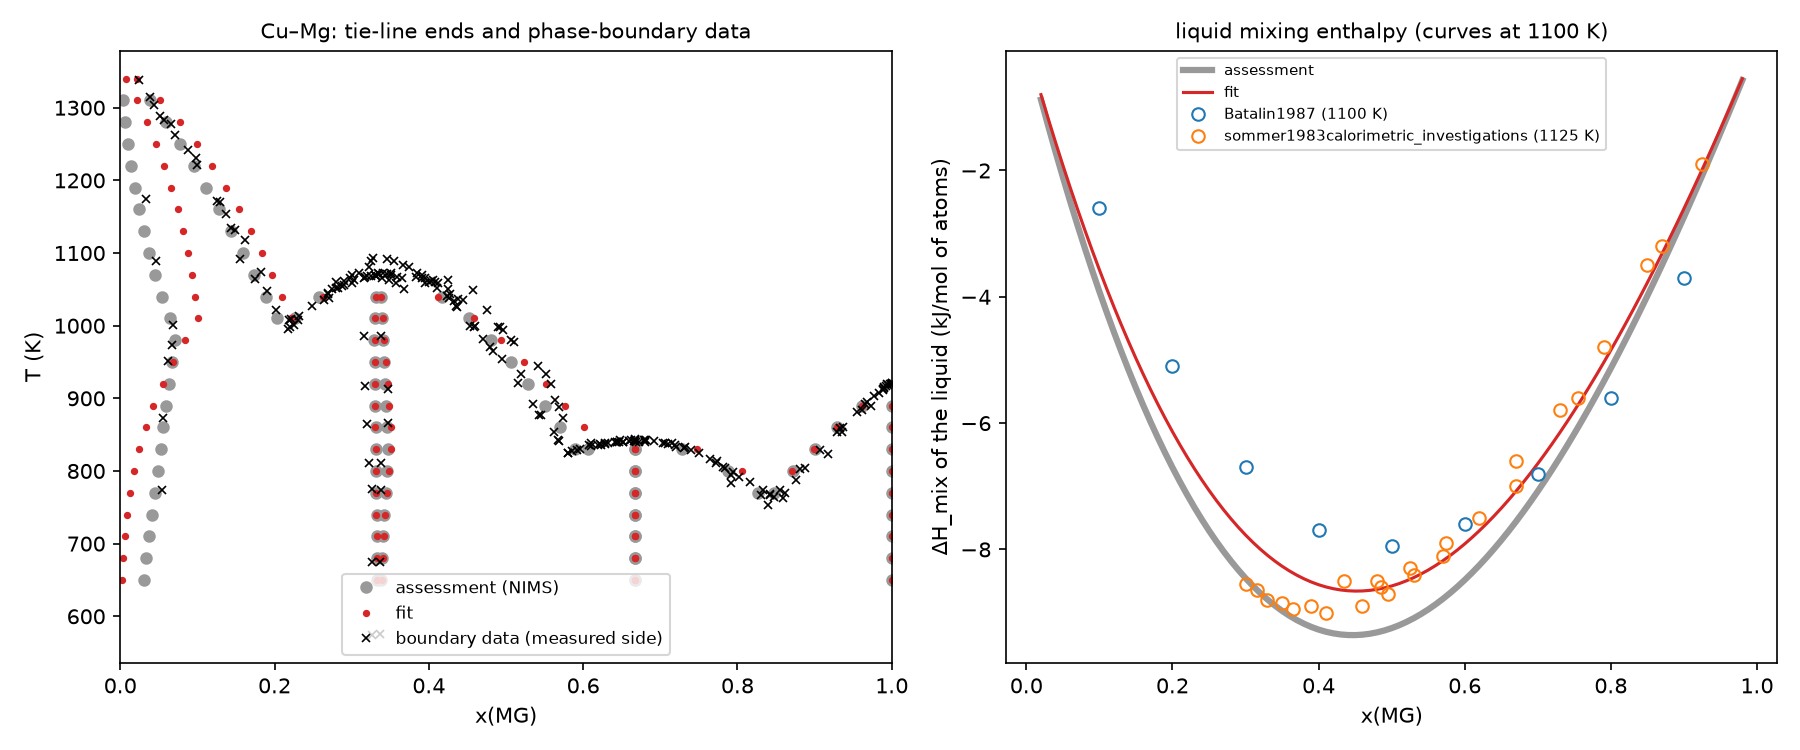

Write the Python code that produced this figure.
"""Fit Cu–Mg parameters to real data, and compare with the published assessment (issue #2).

The data are the Cu–Mg datasets curated for ESPEI (PhasesResearchLab/ESPEI-datasets,
CC-BY 4.0, vendored in examples/data/espei-cu-mg). They are:

- liquid mixing enthalpies (Batalin 1987, Sommer 1983);
- liquid Mg activities (Garg 1973);
- formation enthalpies of Cu2Mg and CuMg2, from calorimetry (King 1964,
  Feufel 1995) and DFT;
- DFT mixing enthalpies of FCC;
- 238 phase-boundary points from 1907–1978. Every one of them gives only one
  phase's composition.

The fit starts from the NIMS assessment (``cumg_nims``) and refits ten
coefficients:

- the liquid L0 and L1;
- the FCC L0;
- the Cu2Mg CU:MG endmember (enthalpy and entropy; the heat-capacity terms are
  kept);
- the CuMg2 compound.

A phase-boundary point enters as a driving force: the phase whose composition
was not measured must touch the tangent of the one that was. Cu2Mg is a
two-sublattice Laves phase, so its chemical potentials come from its internal
equilibrium. Both depend on the parameters, and the fit iterates linear solves.
σ is ESPEI's default for each kind of data.

Writes examples/cumg_espei_fit.png: the T–x diagram of the fit and of the
assessment over the data, and the liquid mixing enthalpy.
"""

import time
from pathlib import Path

import matplotlib.pyplot as plt
import numpy as np

from discopt.calphad import databases, equilibrium
from discopt.calphad.equilibrium.certificate import CertificateLevel
from discopt.calphad.fit import Dataset, FreeParameter, _LinearModel, fit

HERE = Path(__file__).parent
EL = ("CU", "MG")
CP = "- 69.276417*T*ln(T) - 0.00051925*T**2 - 5.65953e-6*T**3 + 143502/T"  # the assessment's Cu2Mg heat capacity
FREE = {
    "L(LIQUID,CU,MG;0)": "a + b*T",
    "L(LIQUID,CU,MG;1)": "a + b*T",
    "L(FCC_A1,CU,MG:VA;0)": "a + b*T",
    "G(CU2MG,CU:MG;0)": "a + b*T " + CP,
    "G(CUMG2,CU:MG;0)": "a + b*T + GHSERCU + 2*GHSERMG",
}

assessed = databases.load("cumg_nims")
data = Dataset.from_espei(HERE / "data" / "espei-cu-mg", assessed, EL, phase_map={"LAVES_C15": "CU2MG"})
kinds = {k: sum(o.kind == k for o in data) for k in ("ZPF", "HM_MIX", "HM_FORM", "ACR")}
print(f"{len(data)} observations {kinds}; not used:")
for name, reason in sorted(set(data.skipped)):
    print(f"  {name}: {reason}")

t = time.time()
res = fit(assessed, data, EL, FREE, verbose=True)
print(f"\n{res.summary()}\n({time.time() - t:.0f} s)")

# the assessment's own values of the same coefficients (its functions have these forms)
start = _LinearModel(assessed, EL, [FreeParameter.parse(k, v, functions=assessed.functions) for k, v in FREE.items()])
print(f"\n{'coefficient':28s} {'fit':>12s} {'± σ':>9s} {'assessment':>12s}")
for name, v, s, a in zip(res.names, res.values, res.std, start.initial_theta()):
    print(f"{name:28s} {v:12.2f} {s:9.2f} {a:12.2f}")
print(f"chi2/dof = {res.chi2 / res.dof:.2f}: σ, ESPEI's defaults, are smaller than the scatter between sources")


def tie_lines(db, temps, xs):
    """Two-phase equilibria on a T–x grid, each tie-line kept once (local solves)."""
    phases = list(db.phase_models(EL).values())
    out = []
    for T in temps:
        found = {}
        for x in xs:
            r = equilibrium(phases, x=float(x), T=float(T), certify="none")
            if r.certificate.level < CertificateLevel.STABILITY_SEARCHED:
                continue
            sets = sorted((cs.phase.name, float(cs.x[0])) for cs in r.composition_sets)
            if len(sets) == 2 and abs(sets[0][1] - sets[1][1]) > 1e-3:
                found.setdefault(tuple((n, round(v, 3)) for n, v in sets), sets)
        out += [(float(T), s) for s in found.values()]
    return out


fig, (ax1, ax2) = plt.subplots(1, 2, figsize=(12, 5))
temps, xs = np.arange(650.0, 1381.0, 30.0), np.linspace(0.02, 0.98, 33)
for db, style, label in [
    (assessed, dict(color="0.6", ms=5), "assessment (NIMS)"),
    (res.database, dict(color="C3", ms=2.5), "fit"),
]:
    t = time.time()
    for T, sets in tie_lines(db, temps, xs):
        ax1.plot([1 - x for _, x in sets], [T, T], "o", label=label, **style)
        label = None
    print(f"diagram: {time.time() - t:.0f} s")
label = "boundary data (measured side)"
for o in data:
    if o.kind == "ZPF":
        for _, x in o.phases:
            if x is not None:
                ax1.plot(1 - x, o.T, "x", color="k", ms=4, mew=0.8, label=label)
                label = None
ax1.set_xlim(0, 1)
ax1.set_xlabel("x(MG)")
ax1.set_ylabel("T (K)")
ax1.set_title("Cu–Mg: tie-line ends and phase-boundary data", fontsize=10)
ax1.legend(fontsize=8, loc="lower center")

liq = [o for o in data if o.kind == "HM_MIX" and o.phase == "LIQUID"]
xx = np.linspace(0.02, 0.98, 97)
fit_lm, ref_lm = _LinearModel(res.database, EL, []), _LinearModel(assessed, EL, [])
for lm, style, label in [(ref_lm, dict(color="0.6", lw=3), "assessment"), (fit_lm, dict(color="C3"), "fit")]:
    ax2.plot(1 - xx, [lm.phase("LIQUID").thermo("HM_MIX", x, 1100.0)[0] / 1000 for x in xx], label=label, **style)
for src in sorted({o.source for o in liq}):
    pts = [o for o in liq if o.source == src]
    ax2.plot(
        [1 - o.x if o.x is not None else 1 - o.site_fractions[0]["CU"] for o in pts],
        [o.value / 1000 for o in pts],
        "o",
        mfc="none",
        label=f"{src} ({pts[0].T:g} K)",
    )
ax2.set_xlabel("x(MG)")
ax2.set_ylabel("ΔH_mix of the liquid (kJ/mol of atoms)")
ax2.set_title("liquid mixing enthalpy (curves at 1100 K)", fontsize=10)
ax2.legend(fontsize=7)
fig.tight_layout()
fig.savefig(HERE / "cumg_espei_fit.png", dpi=150)
print("wrote", HERE / "cumg_espei_fit.png")
